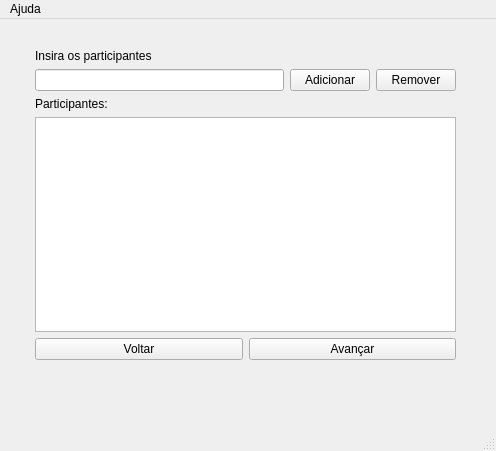
<?xml version="1.0" encoding="UTF-8"?>
<ui version="4.0">
 <class>MainWindow</class>
 <widget class="QMainWindow" name="MainWindow">
  <property name="geometry">
   <rect>
    <x>0</x>
    <y>0</y>
    <width>496</width>
    <height>451</height>
   </rect>
  </property>
  <property name="windowTitle">
   <string>MainWindow</string>
  </property>
  <widget class="QWidget" name="centralwidget">
   <widget class="QWidget" name="">
    <property name="geometry">
     <rect>
      <x>35</x>
      <y>30</y>
      <width>421</width>
      <height>311</height>
     </rect>
    </property>
    <layout class="QVBoxLayout" name="verticalLayout">
     <item>
      <widget class="QLabel" name="insiraParticipantesLabel">
       <property name="text">
        <string>Insira os participantes</string>
       </property>
      </widget>
     </item>
     <item>
      <layout class="QHBoxLayout" name="horizontalLayout">
       <item>
        <widget class="QLineEdit" name="participantesLineEdit"/>
       </item>
       <item>
        <widget class="QPushButton" name="adicionarButton">
         <property name="text">
          <string>Adicionar</string>
         </property>
        </widget>
       </item>
       <item>
        <widget class="QPushButton" name="removerButton">
         <property name="text">
          <string>Remover</string>
         </property>
        </widget>
       </item>
      </layout>
     </item>
     <item>
      <widget class="QLabel" name="labelParticipantes">
       <property name="styleSheet">
        <string notr="true"/>
       </property>
       <property name="frameShadow">
        <enum>QFrame::Plain</enum>
       </property>
       <property name="text">
        <string>Participantes:</string>
       </property>
       <property name="textFormat">
        <enum>Qt::PlainText</enum>
       </property>
      </widget>
     </item>
     <item>
      <widget class="QListWidget" name="listParticipantes"/>
     </item>
     <item>
      <layout class="QHBoxLayout" name="horizontalLayout_2">
       <item>
        <widget class="QPushButton" name="voltarButton">
         <property name="text">
          <string>Voltar</string>
         </property>
        </widget>
       </item>
       <item>
        <widget class="QPushButton" name="avancarButton">
         <property name="text">
          <string>Avançar</string>
         </property>
        </widget>
       </item>
      </layout>
     </item>
    </layout>
   </widget>
  </widget>
  <widget class="QMenuBar" name="menubar">
   <property name="geometry">
    <rect>
     <x>0</x>
     <y>0</y>
     <width>496</width>
     <height>26</height>
    </rect>
   </property>
   <widget class="QMenu" name="menuAjuda">
    <property name="title">
     <string>Ajuda</string>
    </property>
   </widget>
   <addaction name="menuAjuda"/>
  </widget>
  <widget class="QStatusBar" name="statusbar"/>
 </widget>
 <resources/>
 <connections/>
</ui>
